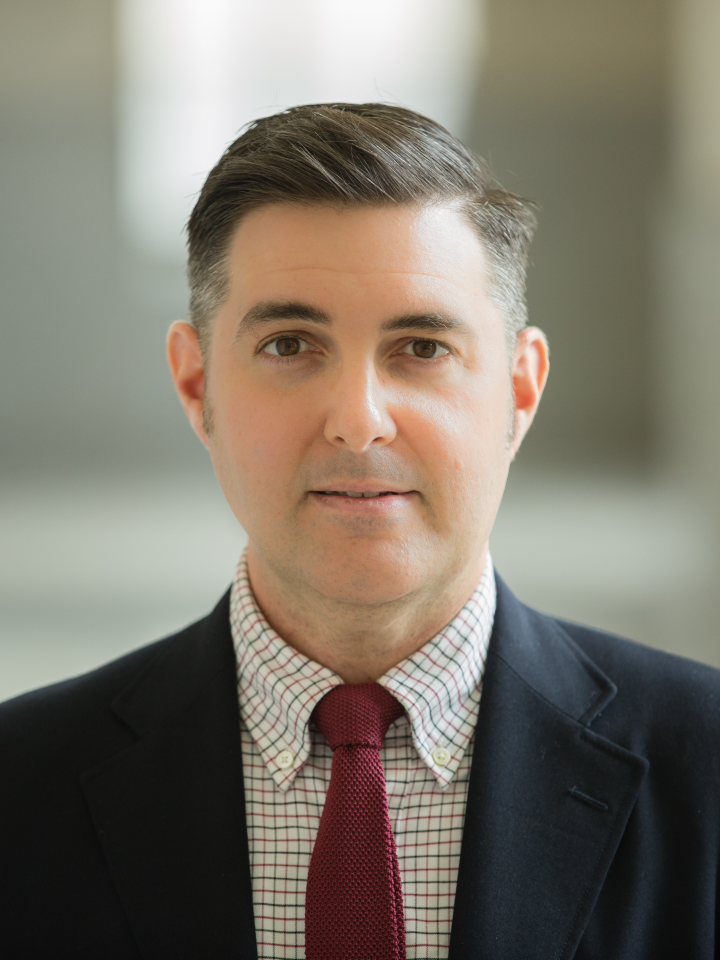
#> input picture image_processing/images/man.jpg, 2880 x 3840 px, found by its file name (shown at 1/4 size)
$ python fast_experiments.py
#> lines starting #> are read from the running program, lines starting #| are printed output that depends on the picture; long printed decimals are rounded
import matplotlib.pyplot as plt
from utils.presentation import (
    display_side_by_side,
    show_image,
    show_rgb,
    show_hsv,
    show_lab,
    show_gray,
    show_ycrcb,
)
import cv2 as cv
from icecream import ic
from PIL import Image
import pydicom
import numpy as np
import skimage.feature as feature


img = cv.imread("image_processing/images/man.jpg")
#> img is the input picture: shape (3840, 2880, 3); mean B, G, R 107.5, 119.6, 126.7
img = cv.cvtColor(img, cv.COLOR_BGR2GRAY)
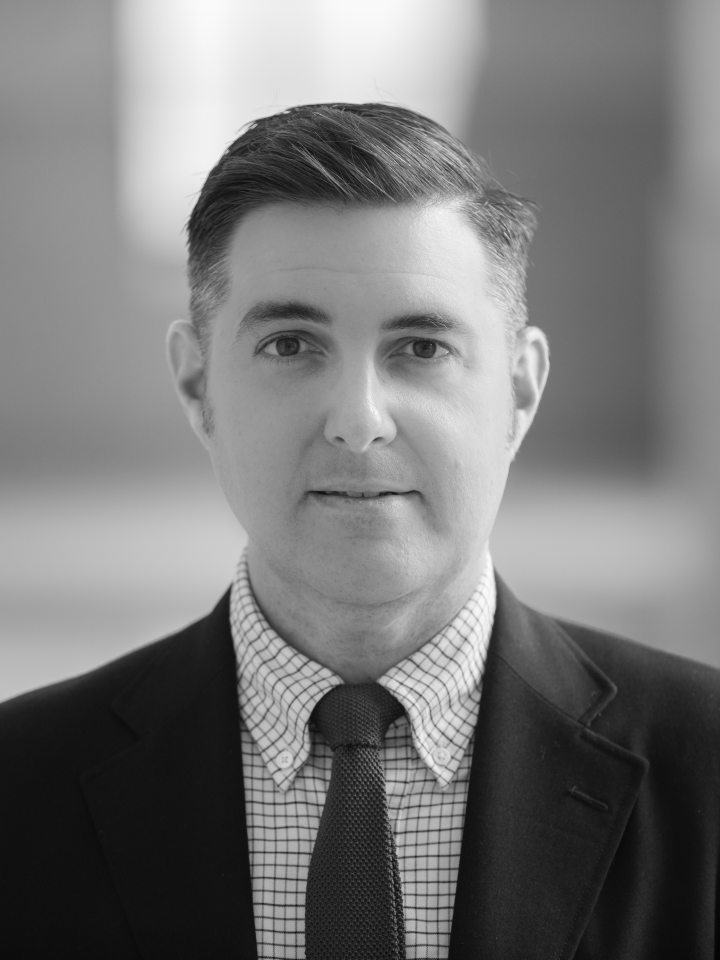
#> img: shape (3840, 2880) (shown at 1/4 size); min 1, max 252, mean 120.3

# Param:
# source image
# List of pixel pair distance offsets - here 1 in each direction
# List of pixel pair angles in radians
glcm = feature.graycomatrix(
    img, [1], [0, np.pi / 4, np.pi / 2, 3 * np.pi / 4], levels=256
)

# Find the GLCM properties
contrast = feature.graycoprops(glcm, "contrast")
#> contrast = [[18.59, 23.29, 19.6, 34.79]]
dissimilarity = feature.graycoprops(glcm, "dissimilarity")
#> dissimilarity = [[2.85, 3.25, 2.84, 3.57]]
homogeneity = feature.graycoprops(glcm, "homogeneity")
#> homogeneity = [[0.344, 0.31, 0.35, 0.305]]
energy = feature.graycoprops(glcm, "energy")
#> energy = [[0.0251, 0.0235, 0.0254, 0.0232]]
correlation = feature.graycoprops(glcm, "correlation")
#> correlation = [[0.998, 0.997, 0.998, 0.996]]
ASM = feature.graycoprops(glcm, "ASM")
#> ASM = [[0.000632, 0.00055, 0.000647, 0.00054]]

print(
    "contrast:",
    contrast,
    "\ndissimilarity:",
    dissimilarity,
    "\nhomogeneity:",
    homogeneity,
    "\nenergy:",
    energy,
    "\ncorrelation:",
    correlation,
    "\nASM:",
    ASM,
)
#| contrast: [[18.594 23.286  19.595 34.791]]
#| dissimilarity: [[2.850 3.247  2.841 3.572]]
#| homogeneity: [[0.3435 0.3102 0.3498 0.3048]]
#| energy: [[0.02513 0.02346 0.02544 0.02324]]
#| correlation: [[0.9978 0.9973 0.9977 0.9959]]
#| ASM: [[0.0006317 0.0005505 0.000647   0.0005399]]

# show_image(img)

$ run again, with image_processing/images/ball.jpg copied over image_processing/images/man.jpg
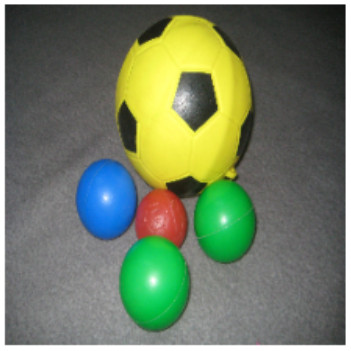
#> input picture image_processing/images/ball.jpg, 351 x 351 px, found by its file name
#> img is the input picture: shape (351, 351, 3); mean B, G, R 99.1, 125.1, 112.6
#> `img = cv.cvtColor(img, cv.COLOR_BGR2GRAY)`:
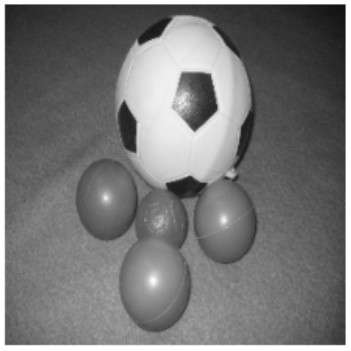
#> img: shape (351, 351); min 13, max 255, mean 118.4
#> contrast = [[125.4, 232.4, 108.4, 229.8]]
#> dissimilarity = [[3.61, 5.22, 3.12, 5.25]]
#> homogeneity = [[0.411, 0.34, 0.436, 0.33]]
#> energy = [[0.0362, 0.0311, 0.0374, 0.0308]]
#> correlation = [[0.98, 0.963, 0.983, 0.964]]
#> ASM = [[0.00131, 0.000967, 0.0014, 0.000949]]
#| contrast: [[125.388 232.448  108.395 229.773]]
#| dissimilarity: [[3.605 5.217 3.121  5.245]]
#| homogeneity: [[0.4112 0.3402  0.4358 0.3295]]
#| energy: [[0.03619 0.03109 0.03739 0.0308]]
#| correlation: [[0.9805 0.9633 0.9831 0.9637]]
#| ASM: [[0.00131 0.0009668  0.001398 0.0009487]]

$ run again, with image_processing/images/example1.jpg copied over image_processing/images/man.jpg
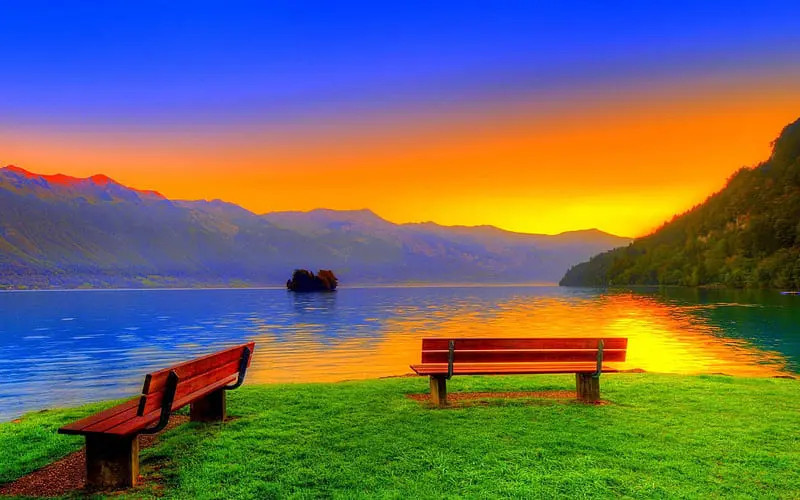
#> input picture image_processing/images/example1.jpg, 800 x 500 px, found by its file name
#> img is the input picture: shape (500, 800, 3); mean B, G, R 97.6, 108, 115
#> `img = cv.cvtColor(img, cv.COLOR_BGR2GRAY)`:
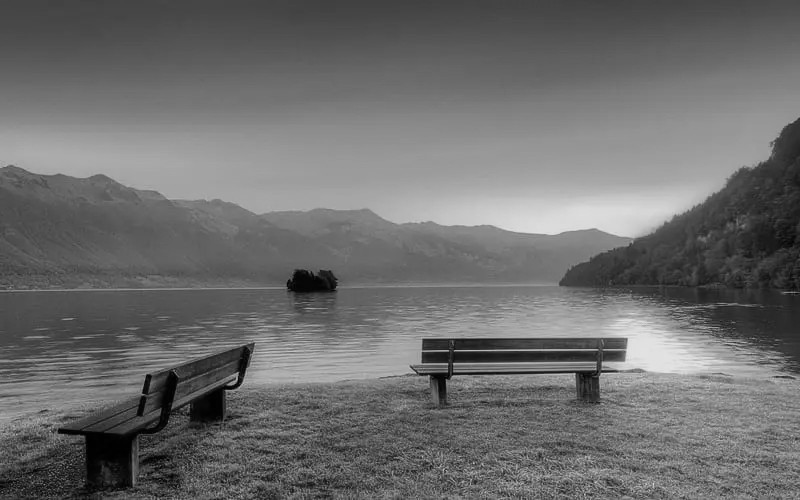
#> img: shape (500, 800); min 0, max 228, mean 108.9
#> contrast = [[84.68, 242.7, 207.8, 239]]
#> dissimilarity = [[4.06, 7.91, 7.22, 7.82]]
#> homogeneity = [[0.563, 0.377, 0.395, 0.381]]
#> energy = [[0.0433, 0.0294, 0.0303, 0.0293]]
#> correlation = [[0.974, 0.927, 0.937, 0.928]]
#> ASM = [[0.00188, 0.000864, 0.000919, 0.000856]]
#| contrast: [[ 84.683 242.678 207.756 239.046]]
#| dissimilarity: [[4.055 7.912 7.217 7.824]]
#| homogeneity: [[0.5634 0.3768 0.395 0.381]]
#| energy: [[0.04333 0.02939 0.03031  0.02926]]
#| correlation: [[0.9745 0.9268  0.9374 0.9279]]
#| ASM: [[0.001877 0.000864 0.000919 0.000856]]
